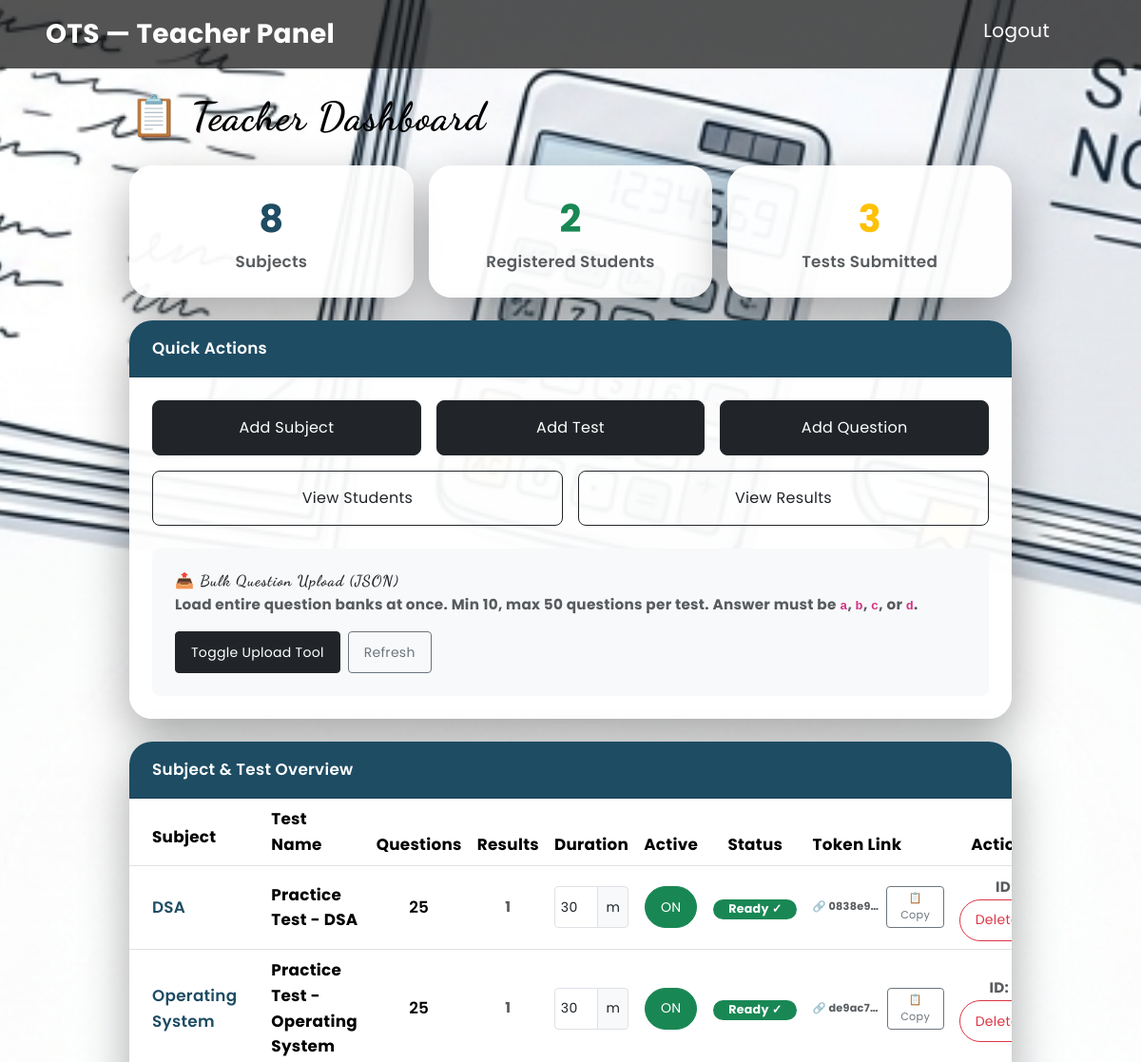
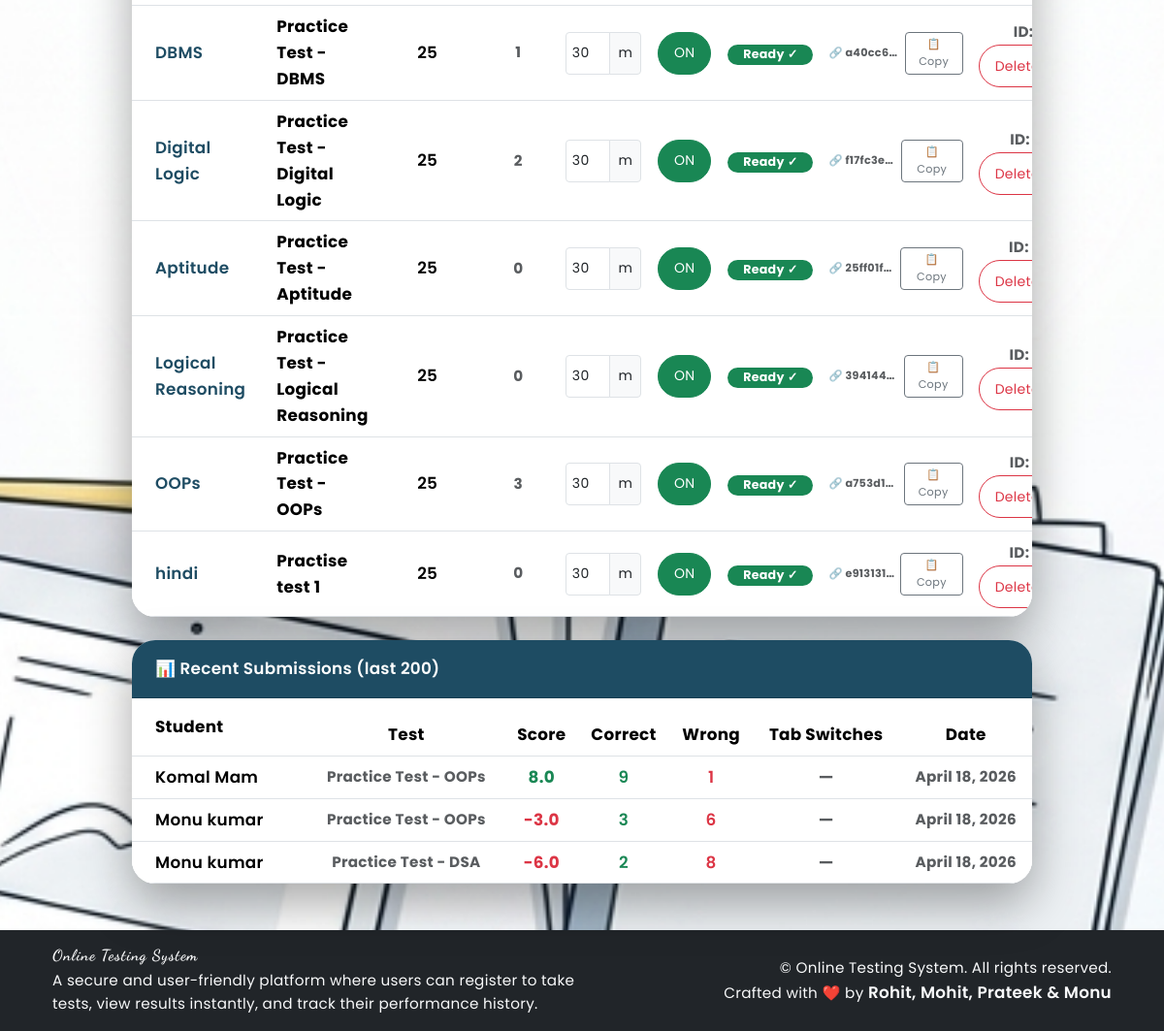
Screenshot of /teacher/ (signed in) with the database file from the repository (2 pictures, top to bottom).
### OTS/models.py (models this page shows, shortened)
class Subject(models.Model):
    name = models.CharField(max_length=100)

class Test(models.Model):
    subject = models.ForeignKey(Subject, on_delete=models.CASCADE)
    teacher = models.ForeignKey('auth.User', on_delete=models.CASCADE, null=True, blank=True)
    name = models.CharField(max_length=100)
    token = models.UUIDField(default=uuid.uuid4, unique=True, editable=False)
    duration_minutes = models.IntegerField(default=30)
    is_active = models.BooleanField(default=True)

class Result(models.Model):
    resultid = models.BigAutoField(primary_key=True, auto_created=True)
    username = models.ForeignKey(Candidate, on_delete=models.CASCADE)
    test = models.ForeignKey(Test, on_delete=models.CASCADE, null=True, blank=True)
    teacher = models.ForeignKey('auth.User', on_delete=models.CASCADE, null=True, blank=True)
    date = models.DateField(auto_now=True)
    time = models.TimeField(auto_now=True)
    attempt = models.IntegerField()
    right = models.IntegerField()
    wrong = models.IntegerField()
    points = models.FloatField()
    tab_switches = models.IntegerField(default=0)
    copy_attempts = models.IntegerField(default=0)
    fullscreen_exits = models.IntegerField(default=0)
    class Meta:
        ordering = ['-points', 'date']

class Candidate(models.Model):
    username = models.CharField(primary_key=True, max_length=20)
    password = models.CharField(null=False, max_length=20)
    name = models.CharField(null=False, max_length=30)
    testattemped = models.IntegerField(default=0)
    points = models.FloatField(default=0.0)

### OTS/views.py (the view)
# urls.py: path("teacher/",        teacher_dashboard,       name="teacher_dashboard"),
def teacher_dashboard(request):
    if not request.session.get("_auth_user_id"):
        return redirect("/teacher/login/")
    teacher = User.objects.get(pk=request.session.get("_auth_user_id"))
    tests_by_teacher = Test.objects.filter(teacher=teacher)
    subjects = list(Subject.objects.filter(test__in=tests_by_teacher).distinct().prefetch_related("test_set__question_set"))
    test_rows = []
    for subj in subjects:
        teacher_tests_in_subj = [t for t in subj.test_set.all() if t.teacher_id == teacher.id]
        for test in teacher_tests_in_subj:
            q_count      = len(test.question_set.all())
            result_count = Result.objects.filter(test=test).count()
            test_rows.append({
                "subject_name": subj.name,
                "test_name":    test.name,
                "test_id":      test.id,
                "token":        str(test.token),
                "q_count":      q_count,
                "result_count": result_count,
                "ready":        q_count >= MIN_QUESTIONS_PER_TEST,
                "need_more":    max(0, MIN_QUESTIONS_PER_TEST - q_count),
                "is_active":    test.is_active,
                "duration":     test.duration_minutes,
            })
    all_results = (
        Result.objects.filter(teacher=teacher).select_related("username", "test")
        .order_by("-date", "-time")[:200]
    )
    return render(request, "teacher_dashboard.html", {
        "subjects":        subjects,
        "subject_count":   len(subjects),
        "candidate_count": Candidate.objects.filter(result__teacher=teacher).distinct().count(),
        "results_count":   Result.objects.filter(teacher=teacher).count(),
        "test_rows":       test_rows,
        "all_results":     all_results,
    })

### OTS/templates/teacher_dashboard.html (shortened to what this page needs)
{% extends 'main.html' %}
{% load static %}
{% block top %}
<nav class="navbar navbar-expand-lg">
  <div class="container-fluid ps-3 ps-md-5 pe-3 pe-md-5">
    <div class="fw-bold fs-3">OTS — Teacher Panel</div>
    <div class="collapse navbar-collapse" id="navbarNavDropdown">
      <ul class="navbar-nav ms-auto mb-lg-2 px-4">
        <li class="nav-item me-3"><a class="nav-link active text-white fs-5" href="{% url 'OTS:Logout' %}">Logout</a></li>
      </ul>
    </div>
  </div>
</nav>
{% endblock %}
{% block content %}
<div class="container mt-3 mt-md-4 pb-5 px-2 px-sm-3" style="max-width: 960px;">
  <h2 class="fw-bold mb-3 mb-md-4" style="color:rgb(0,0,0);">📋 Teacher Dashboard</h2>
  <div class="row g-3 mb-4">
    <div class="col-12 col-md-4">
      <div class="card border-0 shadow text-center py-4" style="border-radius:1rem;background:rgba(255,255,255,.95);">
        <div class="fs-1 fw-bold" style="color:rgb(30,76,99);">{{ subject_count }}</div>
        <div class="text-muted fw-semibold">Subjects</div>
      </div>
    </div>
    <div class="col-12 col-md-4">
      <div class="card border-0 shadow text-center py-4" style="border-radius:1rem;background:rgba(255,255,255,.95);">
        <div class="fs-1 fw-bold text-success">{{ candidate_count }}</div>
        <div class="text-muted fw-semibold">Registered Students</div>
      </div>
    </div>
    <div class="col-12 col-md-4">
      <div class="card border-0 shadow text-center py-4" style="border-radius:1rem;background:rgba(255,255,255,.95);">
        <div class="fs-1 fw-bold text-warning">{{ results_count }}</div>
        <div class="text-muted fw-semibold">Tests Submitted</div>
      </div>
    </div>
  </div>
  <div class="card border-0 shadow mb-4" style="border-radius:1rem;overflow:hidden;background:rgba(255,255,255,.97);">
    <div class="card-header py-3 px-3 px-md-4" style="background:rgb(30,76,99);color:#fff;">
      <span class="fw-semibold">Quick Actions</span>
    </div>
    <div class="card-body p-3 p-md-4">
      <div class="row g-3">
        <div class="col-12 col-md-4">
          <a href="{% url 'OTS:teacher_add_subject' %}" class="btn btn-dark w-100 py-3 rounded-3 text-decoration-none d-block">
            Add Subject
          </a>
        </div>
        <div class="col-12 col-md-4">
          <a href="{% url 'OTS:teacher_add_test' %}" class="btn btn-dark w-100 py-3 rounded-3 text-decoration-none d-block">
            Add Test
          </a>
        </div>
        <div class="col-12 col-md-4">
          <a href="{% url 'OTS:teacher_add_question' %}" class="btn btn-dark w-100 py-3 rounded-3 text-decoration-none d-block">
            Add Question
          </a>
        </div>
        <div class="col-12 col-md-6">
          <a href="{% url 'OTS:teacher_students' %}" class="btn btn-outline-dark w-100 py-3 rounded-3 text-decoration-none d-block">
            View Students
          </a>
        </div>
        <div class="col-12 col-md-6">
          <a href="{% url 'OTS:teacher_results' %}" class="btn btn-outline-dark w-100 py-3 rounded-3 text-decoration-none d-block">
            View Results
          </a>
        </div>
      </div>
      <div class="mt-4 p-3 p-md-4 rounded-3" style="background:#f8f9fa;">
        <h6 class="fw-bold mb-1">📤 Bulk Question Upload (JSON)</h6>
        <p class="small text-muted mb-3">Load entire question banks at once. Min 10, max 50 questions per test. Answer must be <code>a</code>, <code>b</code>, <code>c</code>, or <code>d</code>.</p>
        <div class="d-flex gap-2 flex-wrap">
          <button type="button" class="btn btn-dark btn-sm px-3" onclick="document.getElementById('upload-area').classList.toggle('d-none')">Toggle Upload Tool</button>
          <button type="button" class="btn btn-outline-secondary btn-sm px-3" onclick="location.reload()">Refresh</button>
        </div>
      </div>
    </div>
  </div>
  {% if subjects %}
  <div class="card border-0 shadow" style="border-radius:1rem;overflow:hidden;background:rgba(255,255,255,.97);">
    <div class="card-header py-3 px-3 px-md-4" style="background:rgb(30,76,99);color:#fff;">
      <span class="fw-semibold">Subject &amp; Test Overview</span>
    </div>
    <div class="table-responsive">
      <table class="table table-hover mb-0 align-middle dashboard-table">
        <thead style="background:#f1f4f6;">
          <tr>
            <th class="px-3 px-md-4 py-3">Subject</th>
            <th>Test Name</th>
            <th class="text-center">Questions</th>
            <th class="text-center">Results</th>
            <th class="text-center">Duration</th>
            <th class="text-center">Active</th>
            <th class="text-center">Status</th>
            <th>Token Link</th>
            <th class="text-end pe-3">Actions</th>
          </tr>
        </thead>
        <tbody>
          {% for row in test_rows %}
          <tr>
            <td class="px-3 px-md-4 fw-semibold" style="color:rgb(30,76,99);">{{ row.subject_name }}</td>
            <td>{{ row.test_name }}</td>
            <td class="text-center fw-semibold">{{ row.q_count }}</td>
            <td class="text-center text-muted small">{{ row.result_count }}</td>
            <td class="text-center align-middle">
              <div class="input-group input-group-sm mx-auto" style="max-width:90px;">
                <input type="number" class="form-control text-center px-1" value="{{ row.duration }}" min="5" max="180"
                       onchange="updateDuration('{{ row.test_id }}', this.value)"
                       style="font-family:monospace;">
                <span class="input-group-text px-2" title="Minutes">m</span>
              </div>
            </td>
            <td class="text-center">
              <button class="btn btn-sm rounded-pill px-3 toggle-btn
                {% if row.is_active %}btn-success{% else %}btn-outline-secondary{% endif %}"
                data-test-id="{{ row.test_id }}"
                onclick="toggleTest(this, '{{ row.test_id }}')">
                {% if row.is_active %}ON{% else %}OFF{% endif %}
              </button>
            </td>
            <td class="text-center">
              {% if row.ready %}
                <span class="badge bg-success rounded-pill px-3">Ready ✓</span>
              {% else %}
                <span class="badge bg-danger rounded-pill px-3">Need {{ row.need_more }} more</span>
              {% endif %}
            </td>
            <td class="small">
              {% if row.token %}
              <div class="d-flex align-items-center gap-1">
                <a href="/test/{{ row.token }}/" class="text-muted text-decoration-none" title="Open test link" target="_blank"
                   style="font-family:monospace;font-size:.7rem;max-width:90px;overflow:hidden;text-overflow:ellipsis;white-space:nowrap;display:inline-block;">
                  🔗 {{ row.token|slice:":8" }}…
                </a>
                <button type="button"
                  class="btn btn-outline-secondary btn-sm px-2 py-0 copy-btn"
                  style="font-size:.7rem;line-height:1.6;"
                  data-url="{{ request.scheme }}://{{ request.get_host }}/test/{{ row.token }}/"
                  onclick="copyLink(this)"
                  title="Copy full link">
                  📋 Copy
                </button>
              </div>
              {% endif %}
            </td>
            <td class="pe-3 text-end">
              <span class="text-muted small me-2">ID: {{ row.test_id }}</span>
              <button type="button" class="btn btn-sm btn-outline-danger rounded-pill px-3"
                onclick="deleteTest('{{ row.test_id }}', '{{ row.test_name|escapejs }}')">
                Delete
              </button>
            </td>
          </tr>
          {% empty %}
          <tr><td colspan="9" class="text-center text-muted py-4 fst-italic">No tests yet. Use "Add Test" above.</td></tr>
          {% endfor %}
        </tbody>
      </table>
    </div>
  </div>
  {% endif %}
  <div id="recent-results-card" class="card border-0 shadow mt-4" style="border-radius:1rem;overflow:hidden;background:rgba(255,255,255,.97);">
    <div class="card-header py-3 px-3 px-md-4" style="background:rgb(30,76,99);color:#fff;">
      <span class="fw-semibold">📊 Recent Submissions (last 200)</span>
    </div>
    <div class="table-responsive">
      <table class="table table-hover mb-0 align-middle text-center dashboard-table">
        <thead style="background:#f1f4f6;">
          <tr>
            <th class="py-3 px-3 px-md-4 text-start">Student</th>
            <th>Test</th>
            <th>Score</th>
            <th>Correct</th>
            <th>Wrong</th>
            <th>Tab Switches</th>
            <th>Date</th>
          </tr>
        </thead>
        <tbody>
          {% for r in all_results %}
          <tr>
            <td class="text-start px-3 px-md-4 fw-semibold">{{ r.username.name }}</td>
            <td class="small text-muted">{% if r.test %}{{ r.test.name }}{% else %}—{% endif %}</td>
            <td>
              <span class="fw-bold
                {% if r.points >= 7 %}text-success
                {% elif r.points >= 5 %}text-primary
                {% else %}text-danger{% endif %}">
                {{ r.points|floatformat:1 }}
              </span>
            </td>
            <td class="text-success fw-semibold">{{ r.right }}</td>
            <td class="text-danger fw-semibold">{{ r.wrong }}</td>
            <td>
              {% if r.tab_switches > 0 %}
                <span class="badge bg-warning text-dark">{{ r.tab_switches }}</span>
              {% else %}
                <span class="text-muted">—</span>
              {% endif %}
            </td>
            <td class="small text-muted">{{ r.date }}</td>
          </tr>
          {% endfor %}
        </tbody>
      </table>
    </div>
  </div>
</div>
{% endblock %}

### OTS/static/theme.css (style rules this page uses)
* { margin: 0; padding: 0; box-sizing: border-box; font-family: 'Poppins', sans-serif; }
:root { --bs-body-font-family: 'Poppins', sans-serif !important; --bs-body-font-size: 1.05rem; --bs-body-line-height: 1.6; }
body, p, a, div, span, td, th, button, input, select, textarea, label { font-family: 'Poppins', sans-serif !important; font-size: 1.05rem; line-height: 1.6; letter-spacing: 0.3px; }
h1, .h1, h2, .h2, h3, .h3, h4, .h4, h5, .h5, h6, .h6, .navbar-brand { font-family: 'Dancing Script', cursive !important; letter-spacing: 1px; }
h2, .h2 { font-size: 2.6rem !important; line-height: 1.3 !important; font-weight: 700 !important; }
small, .small { font-size: 0.95rem !important; font-family: 'Poppins', sans-serif !important; }
html { height: 100%; }
body { min-height: 100%; width: 100%; margin: 0; overflow-x: hidden; }
.navbar { color: white; background-color: rgba(19, 19, 19, 0.72); }
.card { box-shadow: 0 20px 50px rgba(0, 0, 0, 0.35) !important; border-radius: 1.5rem !important; font-weight: bolder; background: rgba(255, 255, 255, 0.95) !important; border: none !important; }
input.form-control, select.form-select, button.btn { min-height: 44px; }

### rows the page displays
Subject: subject_name "DSA"
Test: test_name "Practice Test - DSA"
Subject: subject_name "Operating System"
Test: test_name "Practice Test - Operating System"
Subject: subject_name "DBMS"
Test: test_name "Practice Test - DBMS"
Subject: subject_name "Digital Logic"
Test: test_name "Practice Test - Digital Logic"
Subject: subject_name "Aptitude"
Test: test_name "Practice Test - Aptitude"
Subject: subject_name "Logical Reasoning"
Test: test_name "Practice Test - Logical Reasoning"
Subject: subject_name "OOPs"
Test: test_name "Practice Test - OOPs"
Subject: subject_name "hindi"
Test: test_name "Practise test 1"
Result: username.name "Komal Mam", test.name "Practice Test - OOPs", points "8.0", right "9", wrong "1", date "April 18, 2026"
Result: username.name "Monu kumar", test.name "Practice Test - OOPs", points "-3.0", right "3", wrong "6", date "April 18, 2026"
Result: username.name "Monu kumar", test.name "Practice Test - DSA", points "-6.0", right "2", wrong "8", date "April 18, 2026"

### other values shown
{{ subject_count }} "8"
{{ candidate_count }} "2"
{{ results_count }} "3"
{{ row.q_count }} "25" "25" "25" "25" "25" "25" "25" "25"
{{ row.result_count }} "1" "1" "1" "2" "0" "0" "3" "0"
{{ row.token|slice:":8" }} "0838e9…" "de9ac7…" "a40cc6…" "f17fc3e…" "25ff01f…" "394144…" "a753d1…" "e913131…"
